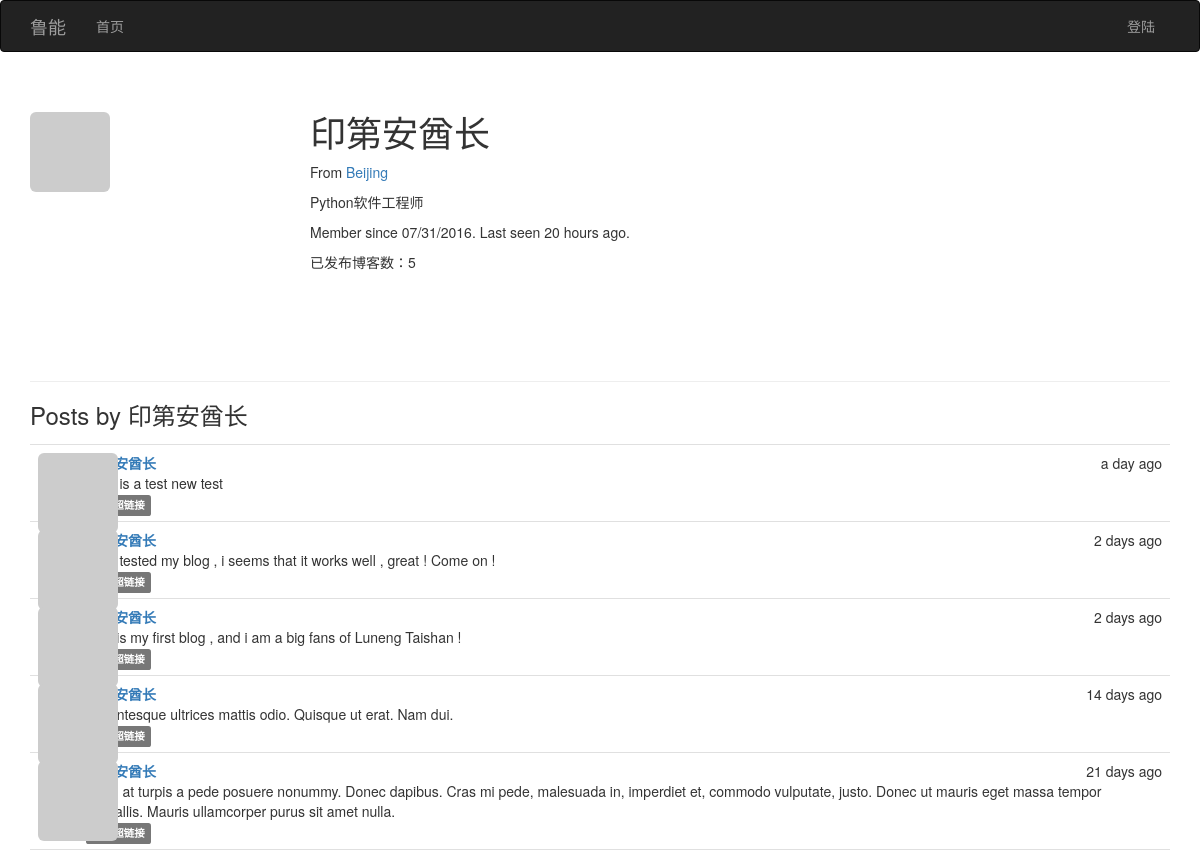
The page /user/印第安酋长 on the database its author committed.
### app/models.py (models this page shows, shortened)
class User(UserMixin,db.Model):
    __tablename__='users'
    id=db.Column(db.Integer,primary_key=True)
    email=db.Column(db.String(64),unique=True,index=True)
    username=db.Column(db.String(64),unique=True,index=True)
    password_hash=db.Column(db.String(128))
    role_id=db.Column(db.Integer,db.ForeignKey('roles.id'))
    name=db.Column(db.String(64))
    location=db.Column(db.String(64))
    about_me=db.Column(db.Text())
    member_since=db.Column(db.DateTime(),default=datetime.utcnow)
    last_seen=db.Column(db.DateTime(),default=datetime.utcnow)
    avatar_hash=db.Column(db.String(32))
    posts=db.relationship('Post',backref='author',lazy='dynamic')
    followed=db.relationship('Follow',foreign_keys=[Follow.follower_id],backref=db.backref('follwer',lazy='joined'),lazy='dynamic',cascade='all,delete-orphan')
    followers=db.relationship('Follow',foreign_keys=[Follow.followed_id],backref=db.backref('followed', lazy='joined'),lazy='dynamic',cascade='all, delete-orphan')
    @property
    def password(self):
        raise AttributeError('password is not a readable attribute')
    def gravatar(self,size=100,default='identicon',rating='g'):
        if request.is_secure:
            url = 'https://secure.gravatar.com/avatar'
        else:
            url = 'http://cn.gravatar.com/avatar'
        hash= self.avatar_hash or hashlib.md5(str(self.email).encode('utf-8')).hexdigest()
        return '{url}/{hash}?s={size}&d={default}&r={rating}'.format(url=url, hash=hash, size=size, default=default, rating=rating)

class Post(db.Model):
    __tablename__ = 'posts'
    id = db.Column(db.Integer, primary_key=True)
    body = db.Column(db.Text)
    timestamp = db.Column(db.DateTime, index=True, default=datetime.utcnow)
    author_id = db.Column(db.Integer, db.ForeignKey('users.id'))
    body_html=db.Column(db.Text)

### app/main/views.py (the view)
@main.route('/user/<username>')
def user(username):
    user=User.query.filter_by(username=username).first()
    if user is None:
        abort(404)
    posts=user.posts.order_by(Post.timestamp.desc()).all()
    return render_template('user.html',user=user,posts=posts)

### app/auth/views.py (called while the page is built)
@auth.before_app_request
def before_request():
    if current_user.is_authenticated:
        current_user.ping()

### app/main/__init__.py (called while the page is built)
@main.app_context_processor
def inject_permissions():
    return dict(Permission=Permission)

### app/models.py (called while the page is built)
    def is_administrator(self):
        return False

### app/templates/user.html (shortened to what this page needs)
{% extends "base.html" %}
{% block page_content %}
<div class="page-header">
    <img class="img-rounded profile-thumbnail" src="{{ user.gravatar(size=256) }}">
    <div class="profile-header">
        <h1>{{ user.username }}</h1>
        {% if user.name or user.location %}
        <p>
            {% if user.location %}
                From <a href="http://map.baidu.com/?q={{ user.location }}">{{ user.location }}</a>
            {% endif %}
        </p>
        {% endif %}
        {% if user.about_me %}<p>{{ user.about_me }}</p>{% endif %}
        <p>Member since {{ moment(user.member_since).format('L') }}. Last seen {{ moment(user.last_seen).fromNow() }}.</p>
        <p>已发布博客数：{{ user.posts.count() }}</p>
    </div>
</div>
<h3>Posts by {{ user.username }}</h3>
{% include '_posts.html' %}
{% endblock %}

### app/templates/_posts.html (shortened to what this page needs)
<ul class="posts">
    {% for post in posts %}
    <li class="post">
        <div class="post-thumbnail">
            <a href="{{ url_for('.user', username=post.author.username) }}">
                <img class="img-rounded profile-thumbnail" src="{{ post.author.gravatar(size=40) }}">
            </a>
        </div>
        <div class="post-content">
            <div class="post-date">{{ moment(post.timestamp).fromNow() }}</div>
            <div class="post-author"><a href="{{ url_for('.user', username=post.author.username) }}">{{ post.author.username }}</a></div>
            <div class="post-body">
                {% if post.body_html %}
                    {{ post.body_html | safe }}
                {% else %}
                    {{ post.body }}
                {% endif %}
            </div>
            <div class="post-footer">
                <a href="{{ url_for('.post', id=post.id) }}">
                    <span class="label label-default">微博超链接</span>
                </a>
            </div>
        </div>
    </li>
    {% endfor %}
</ul>

### app/static/styles.css (style rules this page uses)
.profile-thumbnail { position: absolute; }
.profile-header { min-height: 260px; margin-left: 280px; }
ul.posts { list-style-type: none; padding: 0px; margin: 16px 0px 0px 0px; border-top: 1px solid #e0e0e0; }
ul.posts li.post { padding: 8px; border-bottom: 1px solid #e0e0e0; }
div.post-date { float: right; }
div.post-author { font-weight: bold; }
div.post-thumbnail { position: absolute; }
div.post-content { margin-left: 48px; min-height: 48px; }

### rows shown on the page
User: username "印第安酋长", location "Beijing", about_me "Python软件工程师", member_since "07/31/2016", last_seen "20 hours ago"
Post: timestamp "a day ago", author.username "印第安酋长", body "#this is a test new test"
Post: timestamp "2 days ago", author.username "印第安酋长", body "I just tested my blog , i seems that it works well , great ! Come on !"
Post: timestamp "2 days ago", author.username "印第安酋长", body "This is my first blog , and i am a big fans of Luneng Taishan !"
Post: timestamp "14 days ago", author.username "印第安酋长", body "Pellentesque ultrices mattis odio. Quisque ut erat. Nam dui."
Post: timestamp "21 days ago", author.username "印第安酋长", body "Proin at turpis a pede posuere nonummy. Donec dapibus. Cras mi pede, malesuada in, imperdiet et, commodo vulputate, justo. Donec ut mauris eget massa tempor convallis. Mauris ullamcorper purus sit amet nulla."

### other values the page prints
{{ user.posts.count() }} "5"
